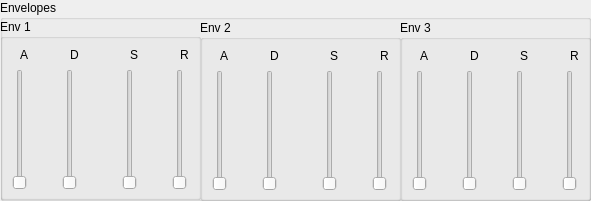
   <widget class="QGroupBox" name="envelope_group_box">
    <property name="geometry">
     <rect>
      <x>340</x>
      <y>400</y>
      <width>591</width>
      <height>201</height>
     </rect>
    </property>
    <property name="title">
     <string>Envelopes</string>
    </property>
    <widget class="QGroupBox" name="envelope_1_group_box">
     <property name="geometry">
      <rect>
       <x>0</x>
       <y>19</y>
       <width>201</width>
       <height>181</height>
      </rect>
     </property>
     <property name="title">
      <string>Env 1</string>
     </property>
     <widget class="QSlider" name="envelope_1_a">
      <property name="geometry">
       <rect>
        <x>10</x>
        <y>50</y>
        <width>20</width>
        <height>121</height>
       </rect>
      </property>
      <property name="maximum">
       <number>127</number>
      </property>
      <property name="orientation">
       <enum>Qt::Vertical</enum>
      </property>
     </widget>
     <widget class="QSlider" name="envelope_1_d">
      <property name="geometry">
       <rect>
        <x>60</x>
        <y>50</y>
        <width>20</width>
        <height>121</height>
       </rect>
      </property>
      <property name="maximum">
       <number>127</number>
      </property>
      <property name="orientation">
       <enum>Qt::Vertical</enum>
      </property>
     </widget>
     <widget class="QSlider" name="envelope_1_s">
      <property name="geometry">
       <rect>
        <x>120</x>
        <y>50</y>
        <width>20</width>
        <height>121</height>
       </rect>
      </property>
      <property name="maximum">
       <number>127</number>
      </property>
      <property name="value">
       <number>0</number>
      </property>
      <property name="orientation">
       <enum>Qt::Vertical</enum>
      </property>
     </widget>
     <widget class="QSlider" name="envelope_1_r">
      <property name="geometry">
       <rect>
        <x>170</x>
        <y>50</y>
        <width>20</width>
        <height>121</height>
       </rect>
      </property>
      <property name="maximum">
       <number>127</number>
      </property>
      <property name="orientation">
       <enum>Qt::Vertical</enum>
      </property>
     </widget>
     <widget class="QLabel" name="label_23">
      <property name="geometry">
       <rect>
        <x>20</x>
        <y>20</y>
        <width>16</width>
        <height>31</height>
       </rect>
      </property>
      <property name="text">
       <string>A</string>
      </property>
     </widget>
     <widget class="QLabel" name="label_24">
      <property name="geometry">
       <rect>
        <x>70</x>
        <y>20</y>
        <width>16</width>
        <height>31</height>
       </rect>
      </property>
      <property name="text">
       <string>D</string>
      </property>
     </widget>
     <widget class="QLabel" name="label_25">
      <property name="geometry">
       <rect>
        <x>130</x>
        <y>20</y>
        <width>16</width>
        <height>31</height>
       </rect>
      </property>
      <property name="text">
       <string>S</string>
      </property>
     </widget>
     <widget class="QLabel" name="label_26">
      <property name="geometry">
       <rect>
        <x>180</x>
        <y>20</y>
        <width>16</width>
        <height>31</height>
       </rect>
      </property>
      <property name="text">
       <string>R</string>
      </property>
     </widget>
    </widget>
    <widget class="QGroupBox" name="envelope_2_group_box">
     <property name="geometry">
      <rect>
       <x>200</x>
       <y>20</y>
       <width>201</width>
       <height>181</height>
      </rect>
     </property>
     <property name="title">
      <string>Env 2</string>
     </property>
     <widget class="QLabel" name="label_27">
      <property name="geometry">
       <rect>
        <x>20</x>
        <y>20</y>
        <width>16</width>
        <height>31</height>
       </rect>
      </property>
      <property name="text">
       <string>A</string>
      </property>
     </widget>
     <widget class="QSlider" name="envelope_2_r">
      <property name="geometry">
       <rect>
        <x>170</x>
        <y>50</y>
        <width>20</width>
        <height>121</height>
       </rect>
      </property>
      <property name="maximum">
       <number>127</number>
      </property>
      <property name="orientation">
       <enum>Qt::Vertical</enum>
      </property>
     </widget>
     <widget class="QLabel" name="label_28">
      <property name="geometry">
       <rect>
        <x>130</x>
        <y>20</y>
        <width>16</width>
        <height>31</height>
       </rect>
      </property>
      <property name="text">
       <string>S</string>
      </property>
     </widget>
     <widget class="QSlider" name="envelope_2_a">
      <property name="geometry">
       <rect>
        <x>10</x>
        <y>50</y>
        <width>20</width>
        <height>121</height>
       </rect>
      </property>
      <property name="maximum">
       <number>127</number>
      </property>
      <property name="orientation">
       <enum>Qt::Vertical</enum>
      </property>
     </widget>
     <widget class="QLabel" name="label_29">
      <property name="geometry">
       <rect>
        <x>180</x>
        <y>20</y>
        <width>16</width>
        <height>31</height>
       </rect>
      </property>
      <property name="text">
       <string>R</string>
      </property>
     </widget>
     <widget class="QLabel" name="label_30">
      <property name="geometry">
       <rect>
        <x>70</x>
        <y>20</y>
        <width>16</width>
        <height>31</height>
       </rect>
      </property>
      <property name="text">
       <string>D</string>
      </property>
     </widget>
     <widget class="QSlider" name="envelope_2_d">
      <property name="geometry">
       <rect>
        <x>60</x>
        <y>50</y>
        <width>20</width>
        <height>121</height>
       </rect>
      </property>
      <property name="maximum">
       <number>127</number>
      </property>
      <property name="orientation">
       <enum>Qt::Vertical</enum>
      </property>
     </widget>
     <widget class="QSlider" name="envelope_2_s">
      <property name="geometry">
       <rect>
        <x>120</x>
        <y>50</y>
        <width>20</width>
        <height>121</height>
       </rect>
      </property>
      <property name="maximum">
       <number>127</number>
      </property>
      <property name="orientation">
       <enum>Qt::Vertical</enum>
      </property>
     </widget>
    </widget>
    <widget class="QGroupBox" name="envelope_3_group_box">
     <property name="geometry">
      <rect>
       <x>400</x>
       <y>20</y>
       <width>191</width>
       <height>181</height>
      </rect>
     </property>
     <property name="title">
      <string>Env 3</string>
     </property>
     <widget class="QLabel" name="label_31">
      <property name="geometry">
       <rect>
        <x>20</x>
        <y>20</y>
        <width>16</width>
        <height>31</height>
       </rect>
      </property>
      <property name="text">
       <string>A</string>
      </property>
     </widget>
     <widget class="QSlider" name="envelope_3_r">
      <property name="geometry">
       <rect>
        <x>160</x>
        <y>50</y>
        <width>20</width>
        <height>121</height>
       </rect>
      </property>
      <property name="maximum">
       <number>127</number>
      </property>
      <property name="orientation">
       <enum>Qt::Vertical</enum>
      </property>
     </widget>
     <widget class="QLabel" name="label_32">
      <property name="geometry">
       <rect>
        <x>120</x>
        <y>20</y>
        <width>16</width>
        <height>31</height>
       </rect>
      </property>
      <property name="text">
       <string>S</string>
      </property>
     </widget>
     <widget class="QSlider" name="envelope_3_a">
      <property name="geometry">
       <rect>
        <x>10</x>
        <y>50</y>
        <width>20</width>
        <height>121</height>
       </rect>
      </property>
      <property name="maximum">
       <number>127</number>
      </property>
      <property name="orientation">
       <enum>Qt::Vertical</enum>
      </property>
     </widget>
     <widget class="QLabel" name="label_33">
      <property name="geometry">
       <rect>
        <x>170</x>
        <y>20</y>
        <width>16</width>
        <height>31</height>
       </rect>
      </property>
      <property name="text">
       <string>R</string>
      </property>
     </widget>
     <widget class="QLabel" name="label_34">
      <property name="geometry">
       <rect>
        <x>70</x>
        <y>20</y>
        <width>16</width>
        <height>31</height>
       </rect>
      </property>
      <property name="text">
       <string>D</string>
      </property>
     </widget>
     <widget class="QSlider" name="envelope_3_d">
      <property name="geometry">
       <rect>
        <x>60</x>
        <y>50</y>
        <width>20</width>
        <height>121</height>
       </rect>
      </property>
      <property name="maximum">
       <number>127</number>
      </property>
      <property name="orientation">
       <enum>Qt::Vertical</enum>
      </property>
     </widget>
     <widget class="QSlider" name="envelope_3_s">
      <property name="geometry">
       <rect>
        <x>110</x>
        <y>50</y>
        <width>20</width>
        <height>121</height>
       </rect>
      </property>
      <property name="maximum">
       <number>127</number>
      </property>
      <property name="orientation">
       <enum>Qt::Vertical</enum>
      </property>
     </widget>
    </widget>
   </widget>
